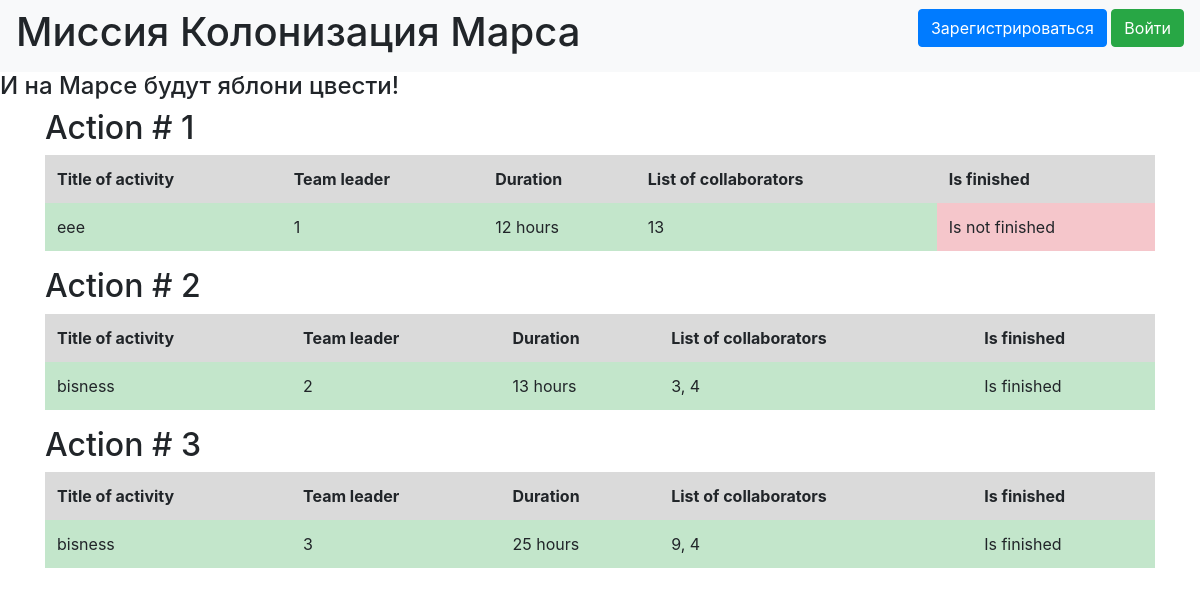
Before: / with the older database file.
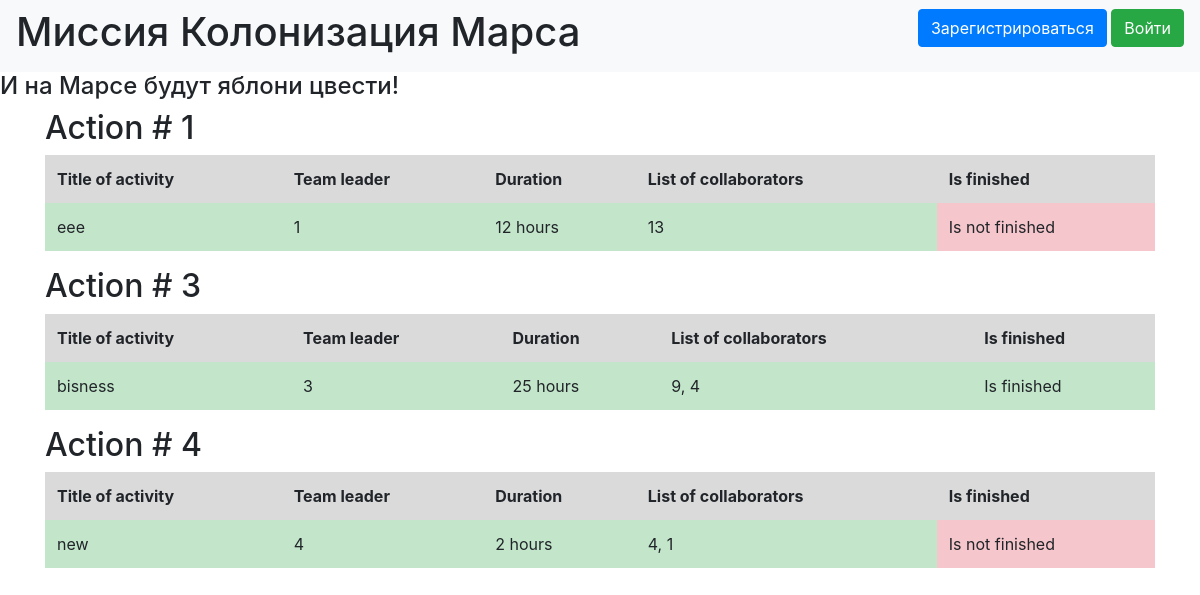
After: the same page with the newer database file.
### data/jobs.py (models this page shows)
class Jobs(SqlAlchemyBase):
    __tablename__ = 'jobs'
    id = sqlalchemy.Column(sqlalchemy.Integer,
                           primary_key=True, autoincrement=True)
    team_leader = sqlalchemy.Column(sqlalchemy.Integer,
                                    sqlalchemy.ForeignKey("users.id"))
    job = sqlalchemy.Column(sqlalchemy.String, nullable=True)
    work_size = sqlalchemy.Column(sqlalchemy.Integer)
    collaborators = sqlalchemy.Column(sqlalchemy.String)
    start_date = sqlalchemy.Column(sqlalchemy.DateTime,
                                   default=datetime.datetime.now)
    end_date = sqlalchemy.Column(sqlalchemy.DateTime)
    is_finished = sqlalchemy.Column(sqlalchemy.Boolean, default=False)
    user = orm.relation('User')

### main.py (the view)
@app.route('/')
def index():
    session = db_session.create_session()
    job = session.query(Jobs).all()
    return render_template('index.html', job=job)

### data/db_session.py (called while the page is built)
def create_session() -> Session:
    global __factory
    return __factory()

### templates/index.html (shortened to what this page needs)
{% extends "base.html" %}
{% block content %}
{% for item in job%}
<h2>Action # {{item.id}}</h2>
   <table class="table table-borderless">
  <thead>
    <tr class="table-active">
      <th scope="col">Title of activity</th>
      <th scope="col">Team leader</th>
      <th scope="col">Duration</th>
      <th scope="col">List of collaborators</th>
      <th scope="col">Is finished</th>
    </tr>
  </thead>
  <tbody>
    <tr>
      <td class="table-success">{{item.job}}</td>
      <td class="table-success">{{item.team_leader}}</td>
      <td class="table-success">{{item.work_size}} hours</td>
      <td class="table-success">{{item.collaborators}}</td>
      {%if item.is_finished%}
        <td class="table-success">Is finished</td>
      {%else%}
        <td class="table-danger">Is not finished</td>
      {%endif%}
    </tr>
  </tbody>
</table>
{% endfor %}
{% endblock %}

### templates/base.html (shortened to what this page needs)
<!DOCTYPE html>
<html lang="en">
<head>
    <link rel="stylesheet"
                    href="https://stackpath.bootstrapcdn.com/bootstrap/4.4.1/css/bootstrap.min.css"
>
</head>
<body>
<nav class="navbar navbar-light bg-light">
    <h1>Миссия Колонизация Марса</h1>
    {% if current_user.is_authenticated %}
    <a class="navbar-brand" href="/logout">{{ current_user.name }}</a>
{% else %}
    <p>
        <a class="btn btn-primary " href="/register">Зарегистрироваться</a>
        <a class="btn btn-success" href="/login">Войти</a>
    </p>
{% endif %}
</nav>
<h4>И на Марсе будут яблони цвести!</h4>
<main role="main" class="container">
    {% block content %}{% endblock %}
</main>
</body>
</html>

Changed rows visible on the page:
removed Jobs: id "2", job "bisness", team_leader "2", work_size "13", collaborators "3, 4", is_finished "Is finished"
added Jobs: id "4", job "new", team_leader "4", work_size "2", collaborators "4, 1", is_finished "Is not finished"
